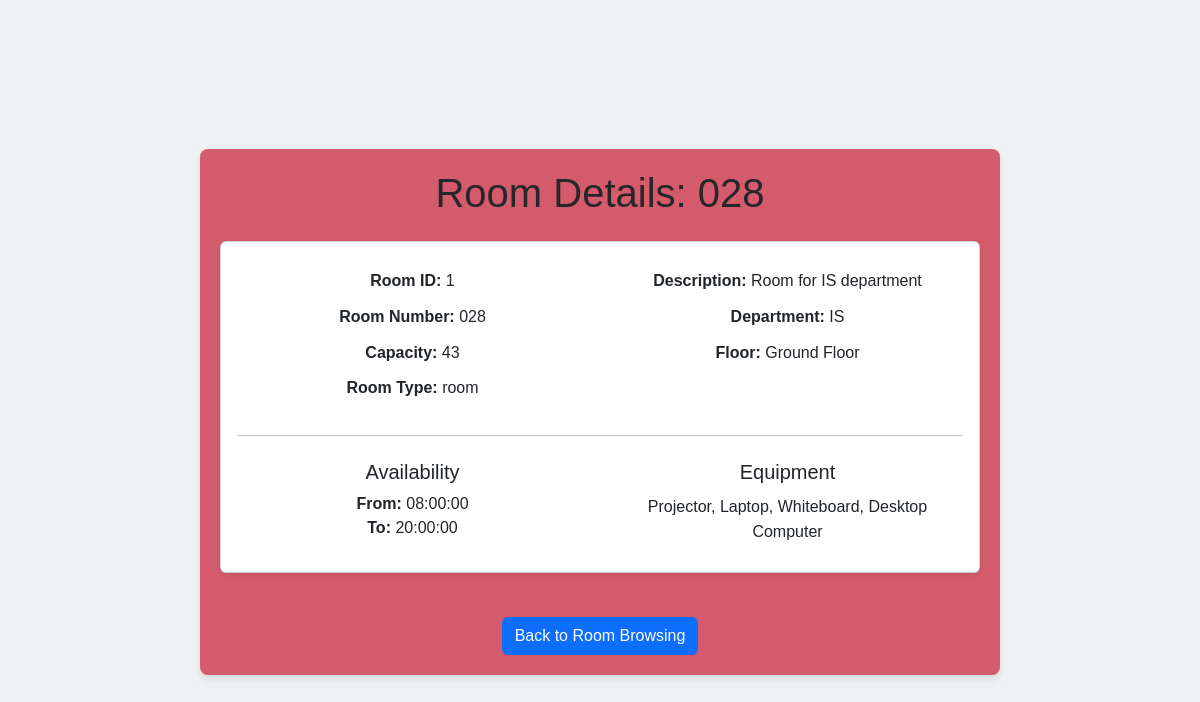
The page /room_details.php?Room_ID=1 on the database its author committed.
### tables this page shows
CREATE TABLE `rooms` (
  `number` text NOT NULL,
  `Capacity` int(11) NOT NULL,
  `Room_ID` int(11) NOT NULL,
  `Type` text NOT NULL,
  `Description` text NOT NULL,
  `floor` int(11) NOT NULL,
  `department` text NOT NULL,
  `Available_From` time NOT NULL DEFAULT '08:00:00',
  `Available_To` time NOT NULL DEFAULT '20:00:00'
);

### room_details.php (the view, shortened to what this page needs)
<?php
$host = 'localhost';
$user = 'root';
$password = '';
$dbname = 'booking_system';
try {
    $pdo = new PDO("mysql:host=$host;dbname=$dbname", $user, $password);
    $pdo->setAttribute(PDO::ATTR_ERRMODE, PDO::ERRMODE_EXCEPTION);
} catch (PDOException $e) {
    die("Database connection failed: " . $e->getMessage());
}
$roomId = isset($_GET['Room_ID']) ? intval($_GET['Room_ID']) : 0;
$query = "SELECT * FROM rooms WHERE Room_ID = ?";
$stmt = $pdo->prepare($query);
$stmt->execute([$roomId]);
$room = $stmt->fetch(PDO::FETCH_ASSOC);
$equipmentQuery = "SELECT GROUP_CONCAT(equipment.equipment_name SEPARATOR ', ') AS equipment_list
                   FROM room_equipment
                   JOIN equipment ON room_equipment.Room_equipment_id = equipment.equipment_id
                   WHERE room_equipment.room_id = ?";
$stmt2 = $pdo->prepare($equipmentQuery);
$stmt2->execute([$roomId]);
$equipment = $stmt2->fetch(PDO::FETCH_ASSOC);
    switch ($room['floor']) {
        case '0': $roomFloor = "Ground Floor" ; break;
    }
?>
<!DOCTYPE html>
<html lang="en">
<head>
    <link href="https://cdn.jsdelivr.net/npm/bootstrap@5.3.3/dist/css/bootstrap.min.css" rel="stylesheet"
 />
</head>
<body>
    <div class="container mt-4 details">
        <h1 class="text-center mb-4 details-text">Room Details: <?php echo htmlspecialchars($room['number']); ?></h1>
        <div class="card shadow-sm">
            <div class="card-body">
                <div class="row text-center">
                    <div class="col-md-6">
                        <p><strong>Room ID:</strong> <?php echo htmlspecialchars($room['Room_ID']); ?></p>
                        <p><strong>Room Number:</strong> <?php echo htmlspecialchars($room['number']); ?></p>
                        <p><strong>Capacity:</strong> <?php echo htmlspecialchars($room['Capacity']); ?></p>
                        <p><strong>Room Type:</strong> <?php echo htmlspecialchars($room['Type']); ?></p>
                    </div>
                    <div class="col-md-6">
                        <p><strong>Description:</strong> <?php echo htmlspecialchars($room['Description']); ?></p>
                        <p><strong>Department:</strong> <?php echo htmlspecialchars($room['department']); ?></p>
                        <p><strong>Floor:</strong> <?php echo htmlspecialchars($roomFloor); ?></p>
                    </div>
                </div>
                <hr class="my-4">
                <div class="row text-center">
                    <div class="col-md-6">
                        <h5 class="card-title">Availability</h5>
                        <ul class="list-unstyled">
                            <li><strong>From:</strong> <?php echo htmlspecialchars($room['Available_From']); ?></li>
                            <li><strong>To:</strong> <?php echo htmlspecialchars($room['Available_To']); ?></li>
                        </ul>
                    </div>
                    <div class="col-md-6">
                        <h5 class="card-title">Equipment</h5>
                        <p><?php echo htmlspecialchars($equipment['equipment_list'] ?: 'None'); ?></p>
                    </div>
                </div>
            </div>
        </div>
        <div class="text-center mt-4">
            <a href="index.php" class="btn btn-primary">Back to Room Browsing</a>
        </div>
    </div>
</body>
</html>

### rows shown on the page
rooms: number "028", Room_ID "1", Capacity "43", Type "room", Description "Room for IS department", department "IS", floor "Ground Floor", Available_From "08:00:00", Available_To "20:00:00"

### other values the page prints
$equipment['equipment_list'] ?: 'None' "Projector, Laptop, Whiteboard, Desktop Computer"
